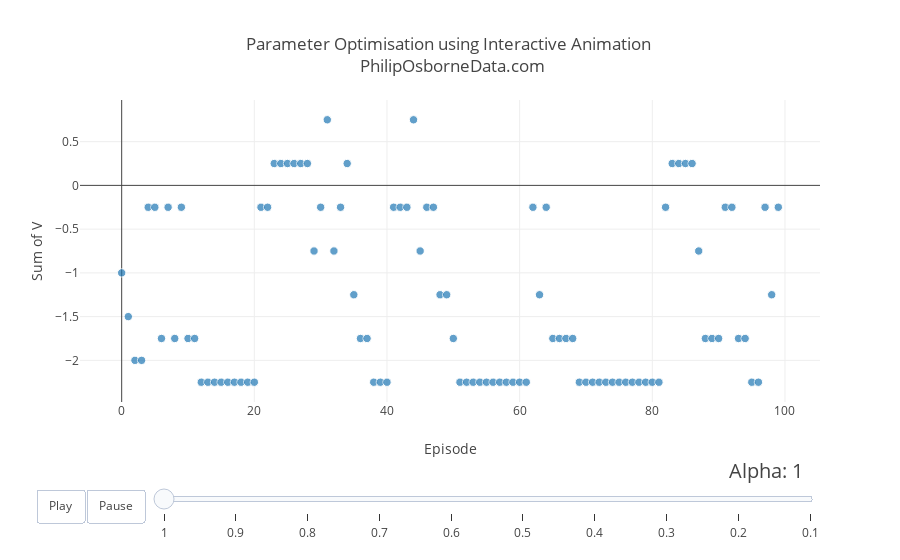

Notebook code cell kept with this figure:
### Code cell
%matplotlib inline

dataset = VforInteractiveGraphA3

continents = []
for continent in dataset['continent']:
    if continent not in continents:
        continents.append(continent)
# make figure
figure = {
    'data': [],
    'layout': {},
    'frames': []
}

# fill in most of layout
figure['layout']['title'] = "Parameter Optimisation using Interactive Animation <br> PhilipOsborneData.com"
figure['layout']['xaxis'] = {'title': 'Episode'}
figure['layout']['yaxis'] = {'title': 'Sum of V', 'type': 'linear'}
figure['layout']['hovermode'] = 'closest'
figure['layout']['sliders'] = {
    'args': [
        'transition', {
            'duration': 400,
            'easing': 'cubic-in-out'
        }
    ],
    'initialValue': '1952',
    'plotlycommand': 'animate',
    'values': years,
    'visible': True
}
figure['layout']['updatemenus'] = [
    {
        'buttons': [
            {
                'args': [None, {'frame': {'duration': 500, 'redraw': False},
                         'fromcurrent': True, 'transition': {'duration': 300, 'easing': 'quadratic-in-out'}}],
                'label': 'Play',
                'method': 'animate'
            },
            {
                'args': [[None], {'frame': {'duration': 0, 'redraw': False}, 'mode': 'immediate',
                'transition': {'duration': 0}}],
                'label': 'Pause',
                'method': 'animate'
            }
        ],
        'direction': 'left',
        'pad': {'r': 10, 't': 87},
        'showactive': False,
        'type': 'buttons',
        'x': 0.1,
        'xanchor': 'right',
        'y': 0,
        'yanchor': 'top'
    }
]

sliders_dict = {
    'active': 0,
    'yanchor': 'top',
    'xanchor': 'left',
    'currentvalue': {
        'font': {'size': 20},
        'prefix': 'Alpha: ',
        'visible': True,
        'xanchor': 'right'
    },
    'transition': {'duration': 300, 'easing': 'cubic-in-out'},
    'pad': {'b': 10, 't': 50},
    'len': 0.9,
    'x': 0.1,
    'y': 0,
    'steps': []
}

# make data
year = 1.0
for continent in continents:
    dataset_by_year = dataset[np.round(dataset['year'],1) == np.round(year,1)]
    dataset_by_year_and_cont = dataset_by_year[dataset_by_year['continent'] == continent]

    data_dict = {
        'x': list(dataset_by_year_and_cont['lifeExp']),
        'y': list(dataset_by_year_and_cont['gdpPercap']),
        'mode': 'markers',
        'text': list(dataset_by_year_and_cont['country']),
        'marker': {
            'sizemode': 'area',
            'sizeref': 200000,
            'size': list(dataset_by_year_and_cont['pop'])
        },
        'name': continent
    }
    figure['data'].append(data_dict)

# make frames
for year in years:
    frame = {'data': [], 'name': str(year)}
    for continent in continents:
        dataset_by_year = dataset[np.round(dataset['year'],1) == np.round(year,1)]
        dataset_by_year_and_cont = dataset_by_year[dataset_by_year['continent'] == continent]

        data_dict = {
            'x': list(dataset_by_year_and_cont['lifeExp']),
            'y': list(dataset_by_year_and_cont['gdpPercap']),
            'mode': 'markers',
            'text': list(dataset_by_year_and_cont['country']),
            'marker': {
                'sizemode': 'area',
                'sizeref': 200000,
                'size': list(dataset_by_year_and_cont['pop'])
            },
            'name': continent
        }
        frame['data'].append(data_dict)

    figure['frames'].append(frame)
    slider_step = {'args': [
        [year],
        {'frame': {'duration': 300, 'redraw': False},
         'mode': 'immediate',
       'transition': {'duration': 300}}
     ],
     'label': year,
     'method': 'animate'}
    sliders_dict['steps'].append(slider_step)


figure['layout']['sliders'] = [sliders_dict]

iplot(figure)

### Figure 1 — Plotly figure (JSON) as saved in the notebook; plotly's stock layout.template omitted (floating-point values rounded to 4 significant figures)
{"data": [{"marker": {"size": [7000000.0, 7000000.0, 7000000.0, 7000000.0, 7000000.0, 7000000.0, 7000000.0, 7000000.0, 7000000.0, 7000000.0, 7000000.0, 7000000.0, 7000000.0, 7000000.0, 7000000.0, 7000000.0, 7000000.0, 7000000.0, 7000000.0, 7000000.0, 7000000.0, 7000000.0, 7000000.0, 7000000.0, 7000000.0, 7000000.0, 7000000.0, 7000000.0, 7000000.0, 7000000.0, 7000000.0, 7000000.0, 7000000.0, 7000000.0, 7000000.0, 7000000.0, 7000000.0, 7000000.0, 7000000.0, 7000000.0, 7000000.0, 7000000.0, 7000000.0, 7000000.0, 7000000.0, 7000000.0, 7000000.0, 7000000.0, 7000000.0, 7000000.0, 7000000.0, 7000000.0, 7000000.0, 7000000.0, 7000000.0, 7000000.0, 7000000.0, 7000000.0, 7000000.0, 7000000.0, 7000000.0, 7000000.0, 7000000.0, 7000000.0, 7000000.0, 7000000.0, 7000000.0, 7000000.0, 7000000.0, 7000000.0, 7000000.0, 7000000.0, 7000000.0, 7000000.0, 7000000.0, 7000000.0, 7000000.0, 7000000.0, 7000000.0, 7000000.0, 7000000.0, 7000000.0, 7000000.0, 7000000.0, 7000000.0, 7000000.0, 7000000.0, 7000000.0, 7000000.0, 7000000.0, 7000000.0, 7000000.0, 7000000.0, 7000000.0, 7000000.0, 7000000.0, 7000000.0, 7000000.0, 7000000.0, 7000000.0], "sizemode": "area", "sizeref": 200000}, "mode": "markers", "name": "Test", "text": ["Test2", "Test2", "Test2", "Test2", "Test2", "Test2", "Test2", "Test2", "Test2", "Test2", "Test2", "Test2", "Test2", "Test2", "Test2", "Test2", "Test2", "Test2", "Test2", "Test2", "Test2", "Test2", "Test2", "Test2", "Test2", "Test2", "Test2", "Test2", "Test2", "Test2", "Test2", "Test2", "Test2", "Test2", "Test2", "Test2", "Test2", "Test2", "Test2", "Test2", "Test2", "Test2", "Test2", "Test2", "Test2", "Test2", "Test2", "Test2", "Test2", "Test2", "Test2", "Test2", "Test2", "Test2", "Test2", "Test2", "Test2", "Test2", "Test2", "Test2", "Test2", "Test2", "Test2", "Test2", "Test2", "Test2", "Test2", "Test2", "Test2", "Test2", "Test2", "Test2", "Test2", "Test2", "Test2", "Test2", "Test2", "Test2", "Test2", "Test2", "Test2", "Test2", "Test2", "Test2", "Test2", "Test2", "Test2", "Test2", "Test2", "Test2", "Test2", "Test2", "Test2", "Test2", "Test2", "Test2", "Test2", "Test2", "Test2", "Test2"], "x": [0.0, 1.0, 2.0, 3.0, 4.0, 5.0, 6.0, 7.0, 8.0, 9.0, 10.0, 11.0, 12.0, 13.0, 14.0, 15.0, 16.0, 17.0, 18.0, 19.0, 20.0, 21.0, 22.0, 23.0, 24.0, 25.0, 26.0, 27.0, 28.0, 29.0, 30.0, 31.0, 32.0, 33.0, 34.0, 35.0, 36.0, 37.0, 38.0, 39.0, 40.0, 41.0, 42.0, 43.0, 44.0, 45.0, 46.0, 47.0, 48.0, 49.0, 50.0, 51.0, 52.0, 53.0, 54.0, 55.0, 56.0, 57.0, 58.0, 59.0, 60.0, 61.0, 62.0, 63.0, 64.0, 65.0, 66.0, 67.0, 68.0, 69.0, 70.0, 71.0, 72.0, 73.0, 74.0, 75.0, 76.0, 77.0, 78.0, 79.0, 80.0, 81.0, 82.0, 83.0, 84.0, 85.0, 86.0, 87.0, 88.0, 89.0, 90.0, 91.0, 92.0, 93.0, 94.0, 95.0, 96.0, 97.0, 98.0, 99.0], "y": [-1.0, -1.5, -2.0, -2.0, -0.25, -0.25, -1.75, -0.25, -1.75, -0.25, -1.75, -1.75, -2.25, -2.25, -2.25, -2.25, -2.25, -2.25, -2.25, -2.25, -2.25, -0.25, -0.25, 0.25, 0.25, 0.25, 0.25, 0.25, 0.25, -0.75, -0.25, 0.75, -0.75, -0.25, 0.25, -1.25, -1.75, -1.75, -2.25, -2.25, -2.25, -0.25, -0.25, -0.25, 0.75, -0.75, -0.25, -0.25, -1.25, -1.25, -1.75, -2.25, -2.25, -2.25, -2.25, -2.25, -2.25, -2.25, -2.25, -2.25, -2.25, -2.25, -0.25, -1.25, -0.25, -1.75, -1.75, -1.75, -1.75, -2.25, -2.25, -2.25, -2.25, -2.25, -2.25, -2.25, -2.25, -2.25, -2.25, -2.25, -2.25, -2.25, -0.25, 0.25, 0.25, 0.25, 0.25, -0.75, -1.75, -1.75, -1.75, -0.25, -0.25, -1.75, -1.75, -2.25, -2.25, -0.25, -1.25, -0.25]}], "layout": {"hovermode": "closest", "sliders": [{"active": 0, "currentvalue": {"font": {"size": 20}, "prefix": "Alpha: ", "visible": true, "xanchor": "right"}, "len": 0.9, "pad": {"b": 10, "t": 50}, "steps": [{"args": [[1.0], {"frame": {"duration": 300, "redraw": false}, "mode": "immediate", "transition": {"duration": 300}}], "label": 1.0, "method": "animate"}, {"args": [[0.9], {"frame": {"duration": 300, "redraw": false}, "mode": "immediate", "transition": {"duration": 300}}], "label": 0.9, "method": "animate"}, {"args": [[0.8], {"frame": {"duration": 300, "redraw": false}, "mode": "immediate", "transition": {"duration": 300}}], "label": 0.8, "method": "animate"}, {"args": [[0.7], {"frame": {"duration": 300, "redraw": false}, "mode": "immediate", "transition": {"duration": 300}}], "label": 0.7, "method": "animate"}, {"args": [[0.6], {"frame": {"duration": 300, "redraw": false}, "mode": "immediate", "transition": {"duration": 300}}], "label": 0.6, "method": "animate"}, {"args": [[0.5], {"frame": {"duration": 300, "redraw": false}, "mode": "immediate", "transition": {"duration": 300}}], "label": 0.5, "method": "animate"}, {"args": [[0.4], {"frame": {"duration": 300, "redraw": false}, "mode": "immediate", "transition": {"duration": 300}}], "label": 0.4, "method": "animate"}, {"args": [[0.3], {"frame": {"duration": 300, "redraw": false}, "mode": "immediate", "transition": {"duration": 300}}], "label": 0.3, "method": "animate"}, {"args": [[0.2], {"frame": {"duration": 300, "redraw": false}, "mode": "immediate", "transition": {"duration": 300}}], "label": 0.2, "method": "animate"}, {"args": [[0.1], {"frame": {"duration": 300, "redraw": false}, "mode": "immediate", "transition": {"duration": 300}}], "label": 0.1, "method": "animate"}], "transition": {"duration": 300, "easing": "cubic-in-out"}, "x": 0.1, "xanchor": "left", "y": 0, "yanchor": "top"}], "title": "Parameter Optimisation using Interactive Animation <br> PhilipOsborneData.com", "updatemenus": [{"buttons": [{"args": [null, {"frame": {"duration": 500, "redraw": false}, "fromcurrent": true, "transition": {"duration": 300, "easing": "quadratic-in-out"}}], "label": "Play", "method": "animate"}, {"args": [[null], {"frame": {"duration": 0, "redraw": false}, "mode": "immediate", "transition": {"duration": 0}}], "label": "Pause", "method": "animate"}], "direction": "left", "pad": {"r": 10, "t": 87}, "showactive": false, "type": "buttons", "x": 0.1, "xanchor": "right", "y": 0, "yanchor": "top"}], "xaxis": {"title": "Episode"}, "yaxis": {"title": "Sum of V", "type": "linear"}}}
